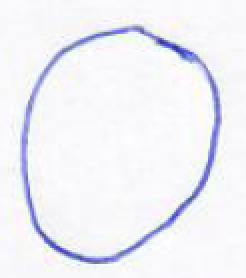
//> input picture all-images/circle/c1-2.PNG, 123 x 139 px (shown 2 times larger); its folder holds only this picture in this run
$ ./Principal   (built with g++ and OpenCV 4)
//> lines starting //> are read from the running program, lines starting //| are printed output that depends on the picture; after the words box and inside, x2 and y2 are one past the last pixel; in counts of white or black regions, pixels touching at a corner belong together
#include <opencv2/opencv.hpp>
#include <iostream>
#include <filesystem>
#include <fstream>

namespace fs = std::filesystem;

std::vector<double> calcularMomentosHu(const cv::Mat& img) {
    cv::Moments momentos = cv::moments(img, true);
    double hu[7];
    cv::HuMoments(momentos, hu);
    return std::vector<double>(hu, hu + 7);
}

int main() {
    std::string dataset_path = "./all-images";
    std::vector<std::string> categorias = {"circle", "square", "triangle"};
    std::ofstream archivoCSV("momentos.csv");
    archivoCSV << "categoria,m1,m2,m3,m4,m5,m6,m7" << std::endl;

    for (const auto& categoria : categorias) {
        std::string path_categoria = dataset_path + "/" + categoria;
        for (const auto& entry : fs::directory_iterator(path_categoria)) {
            std::string imagen_path = entry.path().string();

            cv::Mat img = cv::imread(imagen_path, cv::IMREAD_GRAYSCALE);
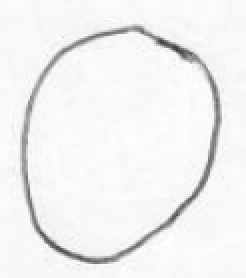
//> img: 139 rows x 123 cols, CV_8UC1 (shown 2 times larger); min 60, max 255, mean 241.3
            if (img.empty()) {
                std::cerr << "No se pudo abrir la imagen: " << imagen_path << std::endl;
                continue;
            }

            cv::Mat binaria;
            cv::threshold(img, binaria, 128, 255, cv::THRESH_BINARY);
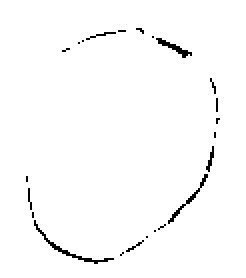
//> binaria: 139 rows x 123 cols, CV_8UC1 (shown 2 times larger); 98.3% white; black in thin lines or dots, all inside (x1, y1, x2, y2) = (13, 14, 110, 132)

            std::vector<double> momentosHu = calcularMomentosHu(binaria);
//> in calcularMomentosHu, `cv::Moments momentos = cv::moments(img, true);`: momentos = moments, m00 16803, centre m10/m00, m01/m00 = (60.88, 68.81)
//> in calcularMomentosHu, `cv::HuMoments(momentos, hu);`: hu = [0.171, 0.000409, 1.29e-07, 1.15e-07, -3.95e-15, -7.9e-10, 1.34e-14]
//> momentosHu has the same summary as hu in calcularMomentosHu

            archivoCSV << categoria;
            for (double val : momentosHu) {
                archivoCSV << "," << val;
            }
//> this loop made 7 passes
//> val on passes 1 to 7: 0.171, 0.000409, 1.29e-07, 1.15e-07, -3.95e-15, -7.9e-10, 1.34e-14
            archivoCSV << std::endl;
        }
    }
//> pass 2 of the loop `for (const auto& categoria : categorias)`:
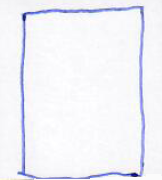
//> input picture all-images/square/q1-2.PNG, 162 x 180 px
//> `cv::Mat img = cv::imread(imagen_path, cv::IMREAD_GRAYSCALE);`:
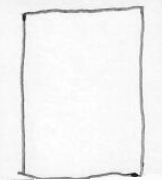
//> img: 180 rows x 162 cols, CV_8UC1; min 16, max 255, mean 242.3
//> `cv::threshold(img, binaria, 128, 255, cv::THRESH_BINARY);`:
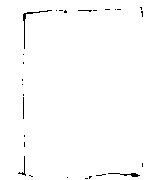
//> binaria: 180 rows x 162 cols, CV_8UC1; 99% white; black in thin lines or dots, all inside (x1, y1, x2, y2) = (18, 7, 143, 179)
//> momentosHu = [0.168, 0.000285, 3.84e-11, 2.46e-08, -2.37e-17, -1.43e-10, -2.86e-18]
//> the loop `for (double val : momentosHu)` made 7 passes
//> val on passes 1 to 7: 0.168, 0.000285, 3.84e-11, 2.46e-08, -2.37e-17, -1.43e-10, -2.86e-18
//> (the run ends here: the program stops with an error, at `for (const auto& entry : fs::directory_iterator(path_categoria))`)
